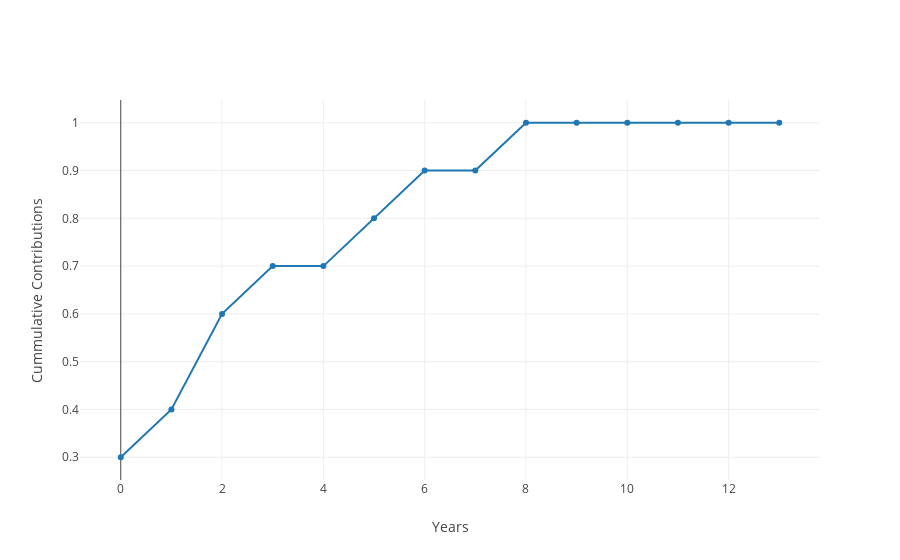

Here is the notebook cell this chart was saved with:
### Code cell
iplot({'data':[
    go.Scatter(
        x = sim_1.mean(axis = 1).index,
        y = sim_1.mean(axis = 1).to_list(),
        mode = 'lines+markers',
        name = 'CDF')],
'layout': go.Layout(yaxis=go.YAxis(title='Cummulative Contributions'),
                    xaxis=go.XAxis(title='Years'))})

### Figure 1 — Plotly figure (JSON) as saved in the notebook; plotly's stock layout.template omitted (floating-point values rounded to 4 significant figures)
{"data": [{"mode": "lines+markers", "name": "CDF", "type": "scatter", "uid": "f84e59ed-3fbc-43be-ac40-40b378bfb6a7", "x": [0, 1, 2, 3, 4, 5, 6, 7, 8, 9, 10, 11, 12, 13], "y": [0.3, 0.4, 0.6, 0.7, 0.7, 0.8, 0.9, 0.9, 1, 1, 1, 1, 1, 1]}], "layout": {"xaxis": {"title": {"text": "Years"}}, "yaxis": {"title": {"text": "Cummulative Contributions"}}}}
